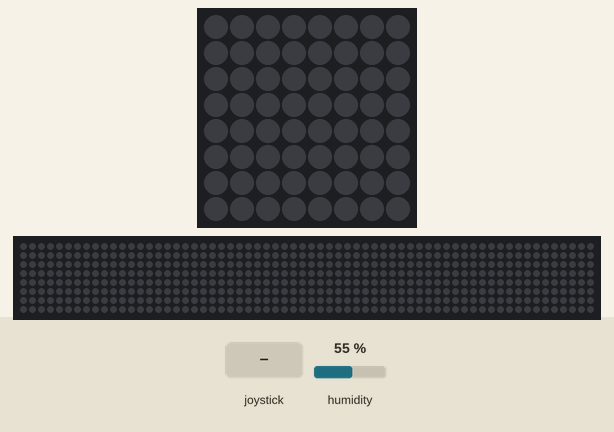
This program was run on a simulated Raspberry Pi (BCM pin numbers) with a Sense HAT. On the bench: the Sense HAT's 8×8 RGB LED matrix, a strip that is not on the board, showing the scrolling text unrolled. Inputs (shaded band) come from the test bench; at power-on: humidity 55 %. The 64×8 strip is a reading aid, not a part: it shows the text the matrix is scrolling, unrolled, one strip-width of it at a time.

Above: at 1.2 s.
1.3 s: joystick pushed up
At 1.6 s:
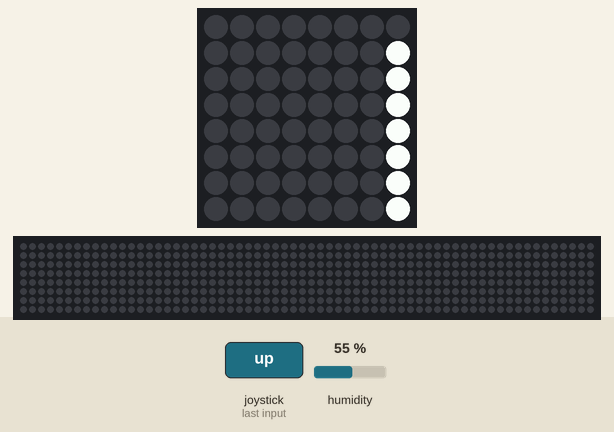
At 2.1 s:
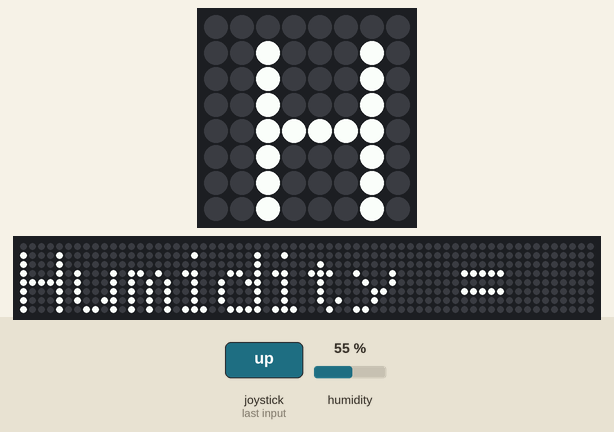

Measured:
- after the input at 1.3 s, the LEDs: change after 0.25 s (image 1)

The program:

lab2_1and2.py
```python
from sense_hat import SenseHat
import time

sense = SenseHat()

# Task 1
#while True:
	#sense.show_message("Hello World")

#Task 2
r = (255, 0, 0)
o = (255, 127, 0)
y =(255, 255, 0)
g = (0, 255, 0)
b = (0,0,255)
bk = (0,0,0)
white = (255, 255, 255)
p = (75, 0, 130)
while True:
	for event in sense.stick.get_events():
		if event.direction == "right" and event.action == "held":
			sense.show_message("What's up?")
		elif event.direction == "middle" and event.action == "held":
			image = [b,b,b,b,b,b,b,b,o,o,o,o,o,o,o,o,y,y,y,y,y,y,y,y,g,g,g,g,g,g,g,g,b,b,b,b,b,b,b,b
			,b,b,b,b,b,b,b,o,o,o,o,o,o,o,o,y,y,y,y,y,y,y,y,y]
			sense.set_pixels(image)
		elif event.direction == "left" and event.action == "released":
			temp = sense.get_temperature()
			temp = round(temp,1)
			message = "Temperature = {}".format(temp)
			sense.show_message(message)
		elif event.direction == "up" and event.action == "released":
			hum = sense.get_humidity()
			hum = round(hum,1)
			message = "Humidity = {}".format(hum)
			sense.show_message(message)
		elif event.direction == "down" and event.action == "released":
			pres = sense.get_pressure()
			pres = round(pres,1)
			message = "Pressure = {}".format(pres)
			sense.show_message(message)
```
